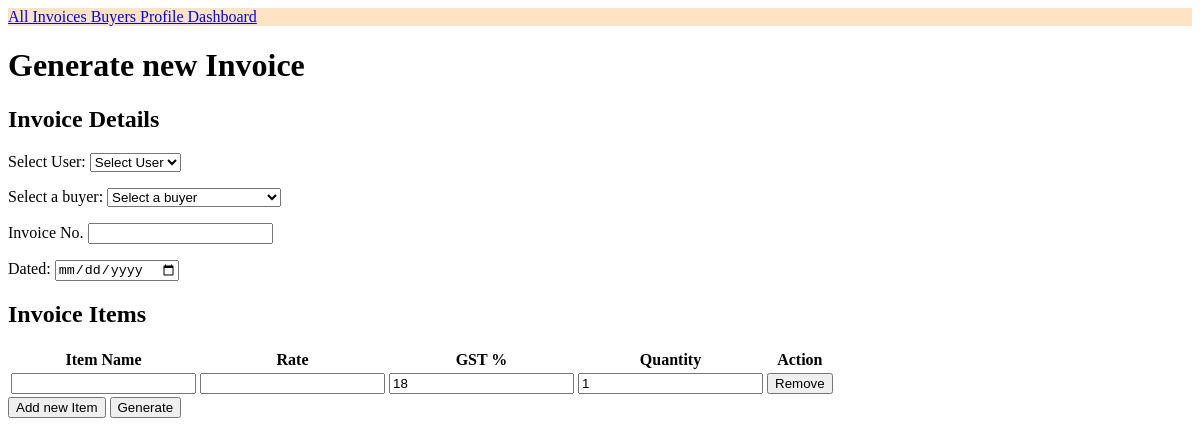
Before: /inv/generate with the older database file.
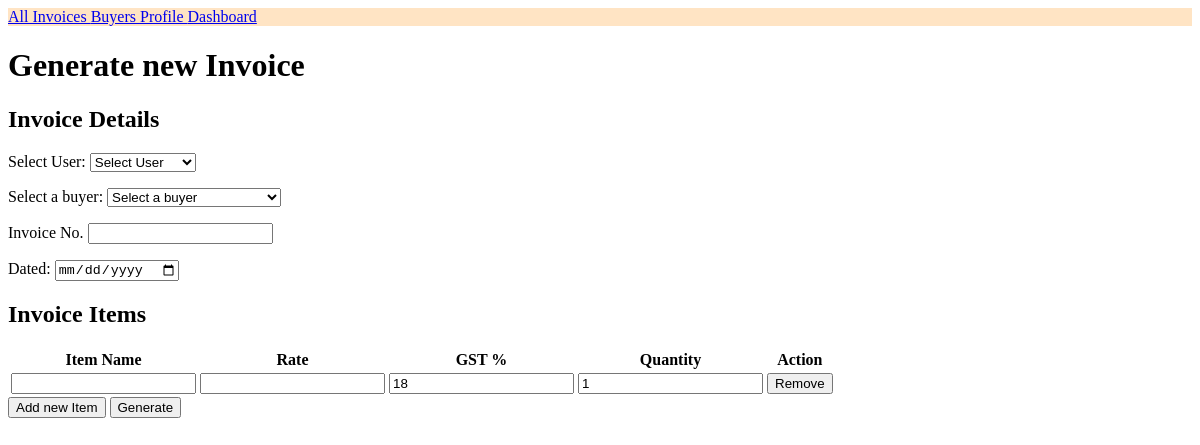
After: the same page with the newer database file.
### user_profile/models.py (models this page shows)
class Profile(models.Model):
    userId = models.AutoField(primary_key=True)
    name = models.CharField(max_length=128)
    adr1 = models.CharField(max_length=128)
    adr2 = models.CharField(max_length=128)
    state = models.CharField(max_length=128)
    pin = models.IntegerField()
    gstin = models.CharField(max_length=15)
    contact = models.IntegerField(blank=True, null=True)
    email = models.CharField(max_length = 64,blank=True, null=True)
    bankName = models.CharField(max_length=64)
    bankAcc = models.CharField(max_length=32)
    bandIfsc = models.CharField(max_length=32)
    logo = models.ImageField(upload_to='asset/', blank=True, null=True)
    def __str__(self):
        return self.name

### invoice/views.py (the view)
# urls.py: path('generate',views.generate, name='generateInvoice'),
@transaction.atomic
def generate(request):
    if request.method=='POST':
        invoiceForm = newInvoiceForm(request.POST)
        itemFormSet = ItemFormSet(request.POST, prefix='items')
        if invoiceForm.is_valid() and itemFormSet.is_valid():
            newInvoice = invoiceForm.save()
            itemFormSet.instance = newInvoice
            itemFormSet.save()
            newInvoice.calculate_totals()
            newInvoice.save(update_fields=['subTotal', 'gstTotal', 'grandTotal'])
            return redirect('/inv/list')
    else:
        invoiceForm = newInvoiceForm()
        itemFormSet = ItemFormSet(prefix='items')
    context = {
        'invoiceForm': invoiceForm,
        'itemFormSet': itemFormSet
    }
    return render(request, 'generateInvoice.html', context)

### invoice/forms.py
class newInvoiceForm(forms.ModelForm):
    userId  = forms.ModelChoiceField(
        queryset=Profile.objects.all().order_by('name'),
        label='Select User',
        empty_label='Select User')
    buyerId  = forms.ModelChoiceField(
        queryset=buyer.objects.all().order_by('name'),
        label='Select a buyer',
        empty_label='Select a buyer')
    class Meta:
        model = Invoice
        fields = ['userId','buyerId', 'invNum', 'date']
        widgets = {
            'date': forms.DateInput(attrs={'type':'date'})
        }
        labels = {
            'invNum': 'Invoice No.',
            'date' : 'Dated'
        }

### buyer/models.py (called while the page is built)
    def __str__(self):
        return str(self.name) + f" ({self.buyerId})"

### templates/generateInvoice.html (shortened to what this page needs)
{% extends 'base.html' %}
{% load static %}
{% block body %}
    <h1>Generate new Invoice</h1>
    <form method="post" id="invoice-form">
        <h2>Invoice Details</h2>
        {{ invoiceForm.as_p }}
        <h2>Invoice Items</h2>
        <table id="item-table">
            <thead>
                <tr>
                    <th>
                        {{ itemFormSet.empty_form.itemName.label }}
                    </th>
                    <th>
                        {{ itemFormSet.empty_form.rate.label }}
                    </th>
                    <th>
                        {{ itemFormSet.empty_form.gst.label }}
                    </th>
                    <th>
                        {{ itemFormSet.empty_form.qty.label }}
                    </th>
                    <th>Action</th>
                </tr>
            </thead>
            <tbody>
                {% for itemForm in itemFormSet %}
                    <tr class="item-row">
                        <td>
                            {{ itemForm.itemName }}
                        </td>
                        <td>
                            {{ itemForm.rate }}
                        </td>
                        <td>
                            {{ itemForm.gst }}
                        </td>
                        <td>
                            {{ itemForm.qty }}
                        </td>
                        <td>
                            <button type="button" class="remove-row-button">Remove</button>
                        </td>
                    </tr>
                {% endfor %}
            </tbody>
        </table>
        <button type="button" id="add-item-button">Add new Item</button>
        <button type="submit">Generate</button>
    </form>
{% endblock %}

Changed rows visible on the page:
added Profile: userId "Select User"
Other visible differences:
form field userId: "Select User" → (not shown)
